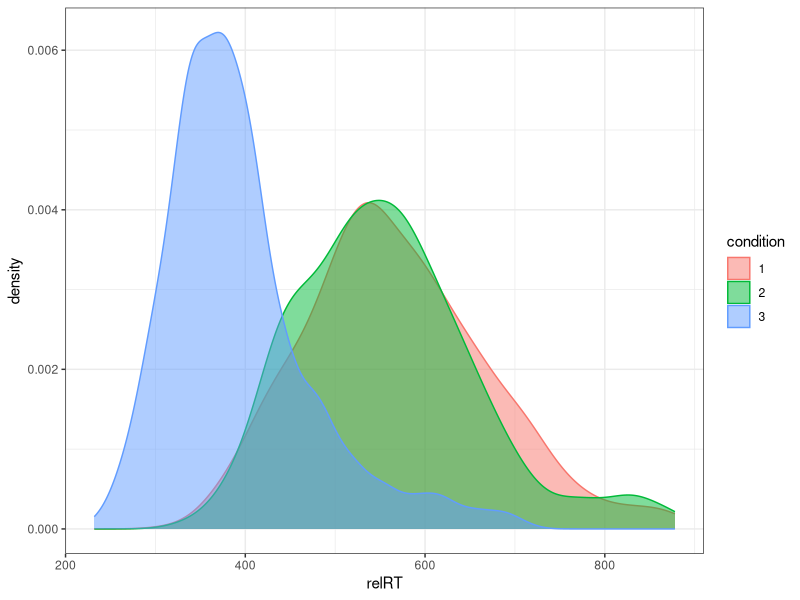
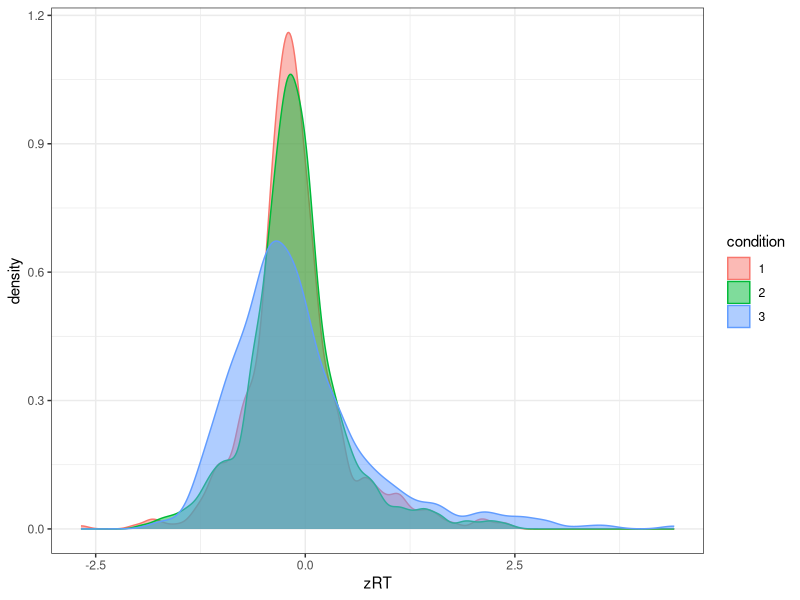
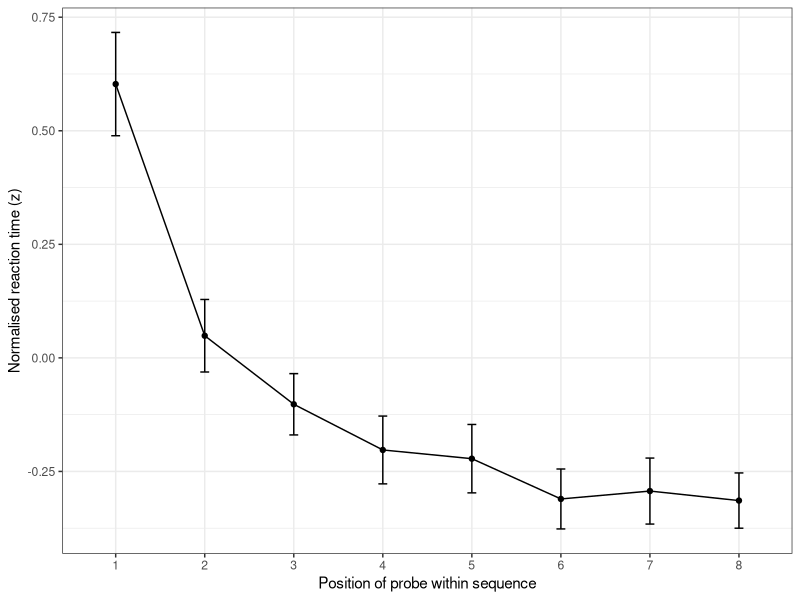
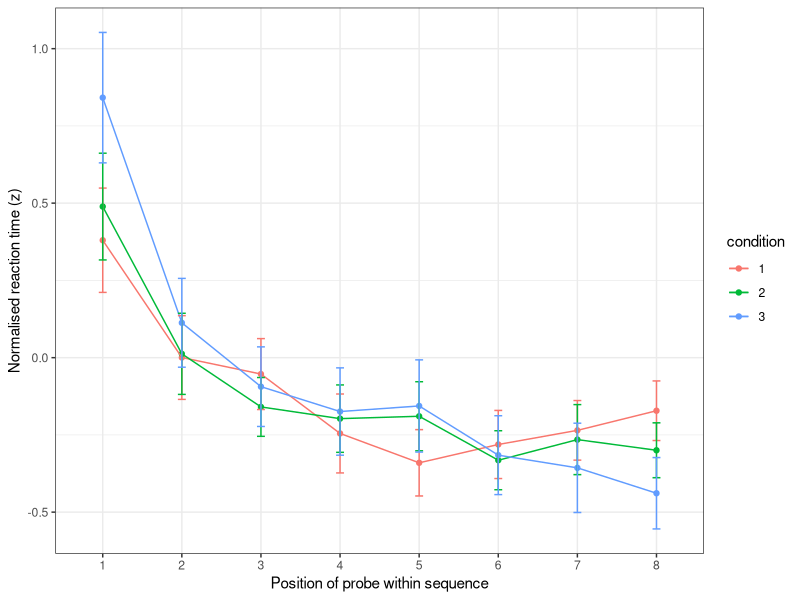
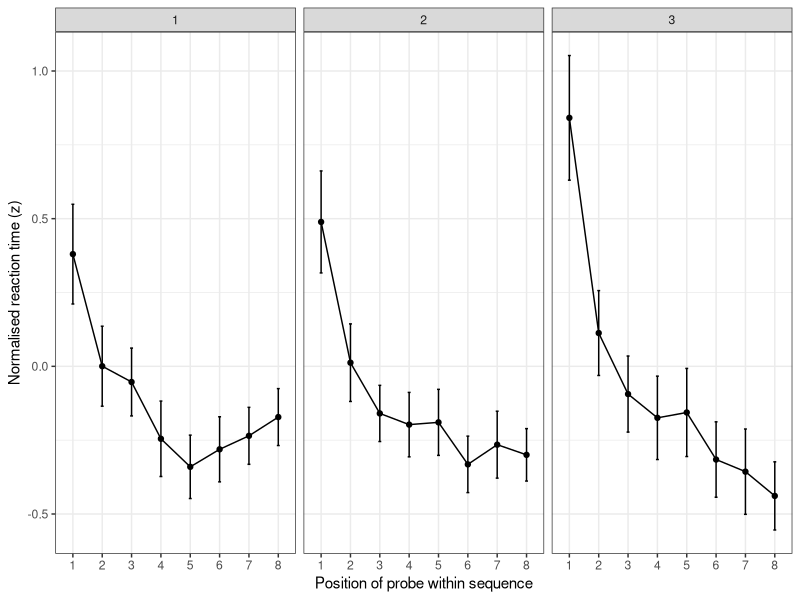
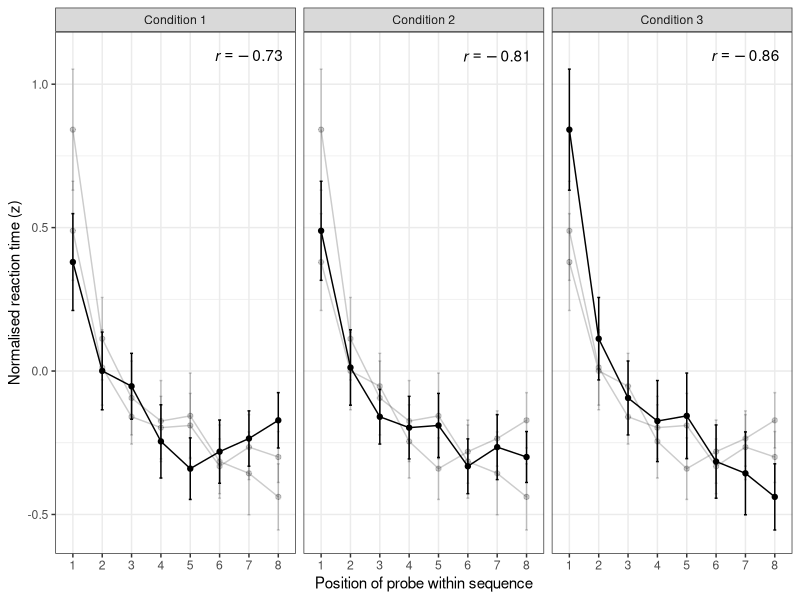

Recreate these plots in R, in order.

#--------------------------------------------------------
# Packages, global variables
#--------------------------------------------------------

rm(list=ls())     # remove previous objects from workspace

library(tidyverse)
theme_set(theme_bw()) # ggplot theme
library(lmerTest)
library(xtable)

figdir <- '../plots/'

#------------------------------------------------------------
# Helper functions
#------------------------------------------------------------

# conf_summary()
# partially based on: http://www.cookbook-r.com/Manipulating_data/Summarizing_data/
# group data, and calculate: mean, standard error, 95% confidence interval
conf_summary <- function(data, measurevar, ...) {
  d %>% 
    group_by(...) %>%
    summarise(mean = mean({{measurevar}}, na.rm = T),
              sd = sd({{measurevar}}, na.rm = T),
              N = n(),
              se = sd / sqrt(N),
              ci = se * qt(0.95/2 + .5, N-1)) %>% 
    ungroup()
}

# save plots with cairo
ggsave.alt <- function(plot.lst = list(last_plot()), custom.name = "lastplot",
                       height = fh, width = fw, figscale = 1, ...) {
  if (is.null(names(plot.lst))) names(plot.lst) <- custom.name
  plot.names <- paste0(names(plot.lst), ".pdf")
  pmap(list(plot.names, plot.lst), ggsave,
       device=cairo_pdf, scale = figscale,
       height = height, width = width, ...)
}

#--------------------------------------------------------
# Load data
#--------------------------------------------------------

d <- read_csv('../data/seh2_response_data.csv') %>% 
  mutate(condition = as.factor(condition))

#--------------------------------------------------------
# Distributions
#--------------------------------------------------------

# Conditions were conducted on different machines:
# Conditions 1 and 2: Dell XPS M1330, Ubuntu 12.04.
# Condition 3: Lenovo T440s, Ubuntu 15.10.
# RTs are consistently shorter for condition 3.

ggplot(d) + aes(x = relRT, fill = condition, colour = condition) +
  geom_density(alpha = .5)

ggplot(d) + aes(x = zRT, fill = condition, colour = condition) +
  geom_density(alpha = .5)

conf_summary(d, relRT, condition)
conf_summary(d, zRT, condition)

#--------------------------------------------------------
# RT responses by probe
#--------------------------------------------------------

## Summary by probe
dsum2 <- conf_summary(d, zRT, probe)
ggplot(dsum2) + aes(x = factor(probe), y = mean, group = 1) +
  geom_point() + geom_line() +
  geom_errorbar(aes(ymin=mean-ci, ymax=mean+ci), width=.1) +
  labs(x = "Position of probe within sequence",
       y = "Normalised reaction time (z)")
# ggsave("dsum_all.pdf", scale = 2)

## Summary by probe and condition
dsum <- conf_summary(d, zRT, probe, condition)
ggplot(dsum) + aes(x = factor(probe), y = mean, group = condition, color = condition) +
  geom_point() + geom_line() +
  geom_errorbar(aes(ymin=mean-ci, ymax=mean+ci), width=.1) +
  labs(x = "Position of probe within sequence",
       y = "Normalised reaction time (z)")
# ggsave("dsum_conditions.pdf", scale = 2)

ggplot(dsum) + aes(x = factor(probe), y = mean, group = condition) +
  geom_point() + geom_line() +
  geom_errorbar(aes(ymin=mean-ci, ymax=mean+ci), width=.1) +
  facet_wrap(~ condition) +
  labs(x = "Position of probe within sequence",
       y = "Normalised reaction time (z)") +
  theme(legend.position="none")
# ggsave(paste0(figdir, "dsum_conditions2.pdf"), width = 10, height = 6)

# summary statistics (for plot overlay)
dsum.stat <- dsum %>% 
  mutate(condition = paste("Condition", condition)) %>% 
  group_by(condition) %>% 
  summarise(r = cor(probe, mean) %>% round(2)) %>% 
  mutate(highlight = condition)

# with hihglight
dsum %>% 
  mutate(condition = paste("Condition", condition)) %>% 
  crossing(highlight = unique(.$condition)) %>%
  ggplot() +
  aes(x = factor(probe), y = mean, group = condition,
      alpha = highlight == condition) +
  geom_point() + geom_line() +
  geom_errorbar(aes(ymin=mean-ci, ymax=mean+ci), width=.1) +
  facet_wrap(~ condition) +
  labs(x = "Position of probe within sequence",
       y = "Normalised reaction time (z)") +
  facet_wrap(~highlight) +
  scale_alpha_discrete(range = c(.2, 1)) +
  theme(legend.position="none") +
  geom_text(aes(x = 7, y = 1.1, label = paste0("italic(r) == ", r)), parse = T, 
            data = dsum.stat)
# ggsave.alt(custom.name = "dsum_conditions3", width = 7.5, height = 5)

#--------------------------------------------------------
# mixed models
#--------------------------------------------------------

# probe + probe.dist
mm1 <- lmer(zRT ~ probe + probe.dist + (1 + probe | subjectID),
            d, REML = F)
summary(mm1)
mm1.null <- lmer(zRT ~ probe.dist + (1 + probe | subjectID),
                 d, REML = T)
anova(mm1, mm1.null)

# probe + probe.dist + condition
mm2 <- lmer(zRT ~ probe + probe.dist + condition + (1 + probe | subjectID),
            d, REML = F)
summary(mm2)
mm2.null <- lmer(zRT ~ probe + probe.dist + (1 + probe | subjectID),
                 d, REML = T)
anova(mm2, mm2.null)

# probe + probe.dist + condition*probe
mm3 <- lmer(zRT ~ probe.dist + probe + condition + (probe*condition) +
              (1 + probe | subjectID),
            d, REML = F)
summary(mm3)
mm3.null <- lmer(zRT ~ probe.dist + probe + condition + (1 + probe | subjectID),
                 d, REML = T)
anova(mm3, mm3.null)

print(xtable(summary(mm3)$coefficients, digits = 4),
      scalebox = '.8', include.rownames = T, booktabs = T)

print(xtable(anova(mm3), digits = 4),
      scalebox = '.8', include.rownames = T, booktabs = T)
